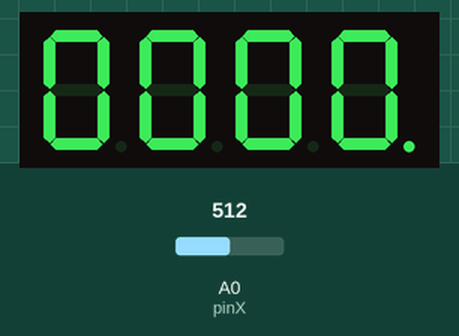
The sketch below on a simulated Arduino Uno, built with avr-gcc and run on an emulated ATmega328P. On the bench: 4-digit seven-segment display. Wiring (inferred from the names in the program): 4-digit 7-segment display, segments lit when HIGH: segments pin 12, pin 8, pin 5, pin 3, pin 2, pin 11, pin 6, pin 4; digit selects pin 7, pin 9, pin 10, pin 13. Inputs (shaded band) come from the test bench; at power-on: A0 (pinX) = 512. The segment pins are drawn as the display they are named for.

Above: at 1.2 s.
1.3 s: A0 (pinX) set to 610
At 2.5 s:
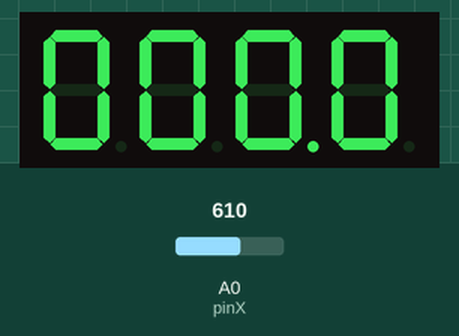
Timing chart, 0 to 4.3 s (numbered marks = the images above; inputs shaded):
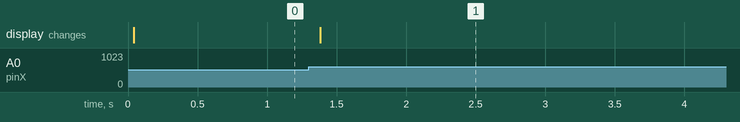

The sketch:

Homework_3_4Digit7SegmentsDisplay.ino
```cpp
const int pinSW = 1;
const int pinX = A0;
const int pinY = A1;
int xValue = 0;
int yValue = 0;

bool joyMovedY = false;
bool joyMovedX = false;
int digit = 0;
int minThreshold = 400;
int maxThreshold = 600;

const int pinA = 12;
const int pinB = 8;
const int pinC = 5;
const int pinD = 3;
const int pinE = 2;
const int pinF = 11;
const int pinG = 6;

const int pinDP = 4;
const int pinD1 = 7;
const int pinD2 = 9;
const int pinD3 = 10;
const int pinD4 = 13;

const int segSize = 8;
const int noOfDisplays = 4;
const int noOfDigits = 10;

int swState = LOW;
int lastSwState = LOW;

int allow = HIGH;

int segments[segSize] = {
 pinA, pinB, pinC, pinD, pinE, pinF, pinG, pinDP
};

int currDigit = 3;
int valueD1 = 0;
int valueD2 = 0;
int valueD3 = 0;
int valueD4 = 0;

int values[noOfDisplays] = {
 valueD1, valueD2, valueD3, valueD4
};

int digits[noOfDisplays] = {
 pinD1, pinD2, pinD3, pinD4
};

byte digitMatrix[noOfDigits][segSize - 1] = {
{1, 1, 1, 1, 1, 1, 0}, // 0
{0, 1, 1, 0, 0, 0, 0}, // 1
{1, 1, 0, 1, 1, 0, 1}, // 2
{1, 1, 1, 1, 0, 0, 1}, // 3
{0, 1, 1, 0, 0, 1, 1}, // 4
{1, 0, 1, 1, 0, 1, 1}, // 5
{1, 0, 1, 1, 1, 1, 1}, // 6
{1, 1, 1, 0, 0, 0, 0}, // 7
{1, 1, 1, 1, 1, 1, 1}, // 8
{1, 1, 1, 1, 0, 1, 1} // 9
};

void displayNumber(byte digit, byte decimalPoint) {
 for (int i = 0; i < segSize - 1; i++)
  digitalWrite(segments[i], digitMatrix[digit][i]);


 digitalWrite(segments[segSize - 1], decimalPoint);
}

void showDigit(int num) {
 for (int i = 0; i < noOfDisplays; i++) {
  digitalWrite(digits[i], HIGH);
 }
  digitalWrite(digits[num], LOW);
}

void setup() {

 for (int i = 0; i < segSize; i++){
  pinMode(segments[i], OUTPUT);
 }
 for (int i = 0; i < noOfDisplays; i++){
  pinMode(digits[i], OUTPUT);
 }

  pinMode(pinSW, INPUT_PULLUP);

 Serial.begin(9600);

}

void loop() {


  swState = digitalRead(pinSW);
  if (swState !=  lastSwState) {
  if (swState == LOW) {
      allow = !allow;
   }
  }
  lastSwState = swState;

 if (allow == HIGH){
  xValue = analogRead(pinX);
  if (xValue > maxThreshold && joyMovedX == false){
   if (currDigit > 0) {
     currDigit--;
     }
     else {
      currDigit = 3;
     }
    joyMovedX = true;
   }

  if (xValue < minThreshold && joyMovedX == false){
  if (currDigit < 3) {
      currDigit++;
  } else {
      currDigit = 0;
  }
  joyMovedX = true;
  }

  if (xValue >= minThreshold && xValue <= maxThreshold) {
  joyMovedX = false;
  }
 }

 if (allow == LOW){
  yValue = analogRead(pinY);

  if (yValue > maxThreshold && joyMovedY == false) {
  if (values[currDigit] > 0) {
      values[currDigit]--;
  } else {
      values[currDigit] = 9;
  }
  joyMovedY = true;
  }

  if (yValue < minThreshold && joyMovedY == false) {
  if (values[currDigit] < 9) {
      values[currDigit]++;
  } else {
      values[currDigit] = 0;
  }
  joyMovedY = true;
  }

  if (yValue >= minThreshold && yValue <= maxThreshold) {
  joyMovedY = false;
  }
 }

 for(int i = 0; i < noOfDisplays; i++){
  showDigit(i);
  displayNumber(values[i], HIGH);
  if(i == currDigit){
   digitalWrite(segments[segSize - 1], HIGH);
  }
   else digitalWrite(segments[segSize - 1], LOW);
  delay(5);
 }

}
```

Measured:
- after the input at 1.3 s, the display: changes after 0.08 s (image 1)
